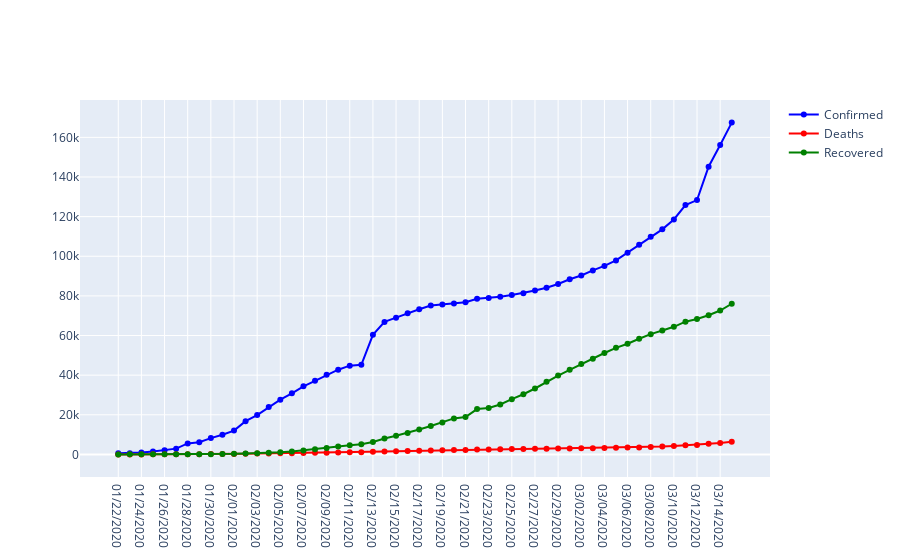

This figure's notebook cell:
### Code cell
fig = go.Figure()
fig.add_trace(go.Scatter(x=confirmed['Date'], y =confirmed['Confirmed'], mode='lines+markers', name='Confirmed', line=dict(color='blue')))
fig.add_trace(go.Scatter(x=death['Date'], y =death['Deaths'], mode='lines+markers', name='Deaths',line=dict(color='red')))
fig.add_trace(go.Scatter(x=rec['Date'], y =rec['Recovered'], mode='lines+markers', name='Recovered', line=dict(color='green')))
